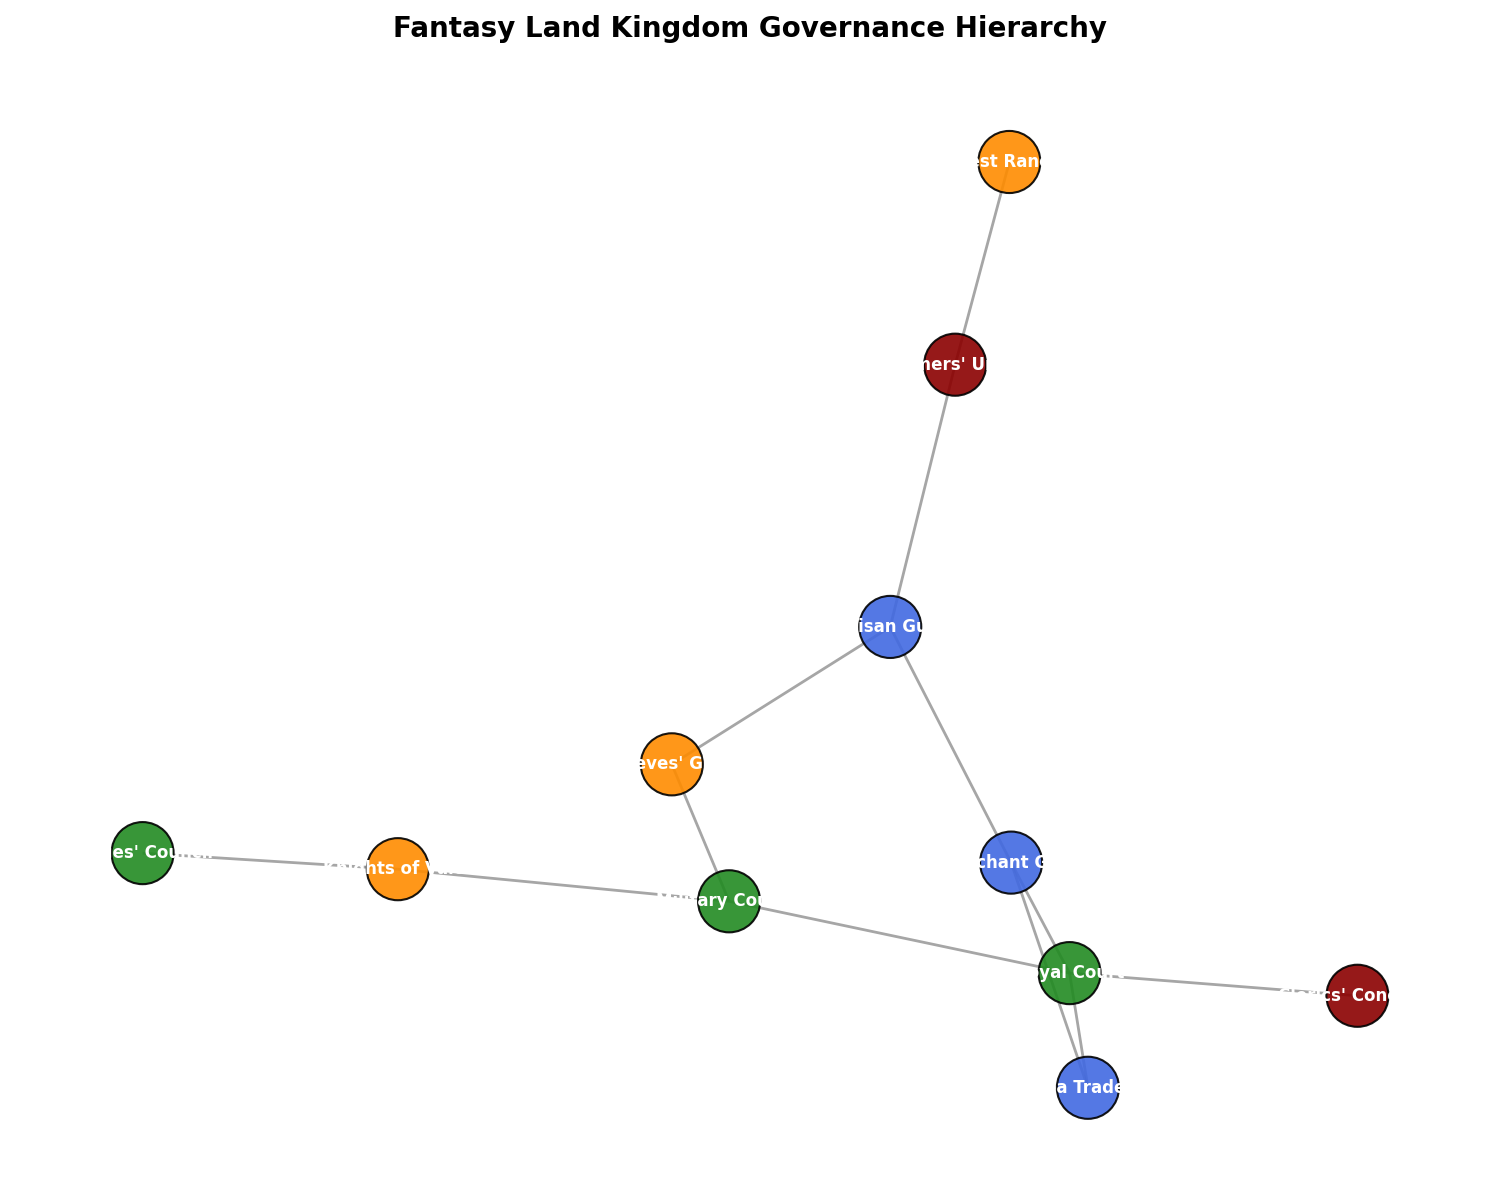

Python code for this plot:
import matplotlib.pyplot as plt
import networkx as nx

# Define nodes representing governance bodies in the kingdom
governance_bodies = [
    "Royal Court", "Military Council", "Merchant Guild", "Farmers' Union", "Mages' Council",
    "Knights of Valor", "Thieves' Guild", "Artisan Guild", "Forest Rangers", "Sea Traders", "Clerics' Conclave"
]

# Define relationships (edges) among the governance bodies as undirected
interactions = [
    ("Royal Court", "Military Council"),
    ("Royal Court", "Merchant Guild"),
    ("Military Council", "Knights of Valor"),
    ("Military Council", "Thieves' Guild"),
    ("Merchant Guild", "Sea Traders"),
    ("Merchant Guild", "Artisan Guild"),
    ("Farmers' Union", "Artisan Guild"),
    ("Mages' Council", "Knights of Valor"),
    ("Forest Rangers", "Farmers' Union"),
    ("Thieves' Guild", "Artisan Guild"),
    ("Clerics' Conclave", "Royal Court"),
    ("Sea Traders", "Royal Court"),
]

# Categorize nodes with shuffled colors
colors = {
    "Leadership": 'forestgreen', # Changed from 'royalblue'
    "Trade & Craftsmanship": 'royalblue', # Changed from 'darkorange'
    "Defense & Law": 'darkorange', # Changed from 'darkred'
    "Civilians": 'darkred' # Changed from 'forestgreen'
}

node_categories = {
    "Leadership": ["Mages' Council", "Military Council", "Royal Court"],
    "Trade & Craftsmanship": ["Artisan Guild", "Merchant Guild", "Sea Traders"],
    "Defense & Law": ["Thieves' Guild", "Forest Rangers", "Knights of Valor"],
    "Civilians": ["Clerics' Conclave", "Farmers' Union"]
}

# Map colors to nodes
color_map = []
for body in governance_bodies:
    for category in node_categories:
        if body in node_categories[category]:
            color_map.append(colors[category])

kingdom_graph = nx.Graph()
kingdom_graph.add_nodes_from(governance_bodies)
kingdom_graph.add_edges_from(interactions)

pos = nx.spring_layout(kingdom_graph, seed=21)

plt.figure(figsize=(15, 12))

nx.draw_networkx_nodes(
    kingdom_graph, pos, node_size=2000, node_color=color_map, edgecolors='black', linewidths=1.5, alpha=0.9
)

nx.draw_networkx_edges(
    kingdom_graph, pos, width=2, alpha=0.7, edge_color='grey'
)

nx.draw_networkx_labels(
    kingdom_graph, pos, font_size=12, font_weight='bold', font_color='white'
)

plt.title("Fantasy Land Kingdom Governance Hierarchy", fontsize=20, fontweight='bold', pad=20)

plt.axis('off')

plt.tight_layout()
plt.show()
